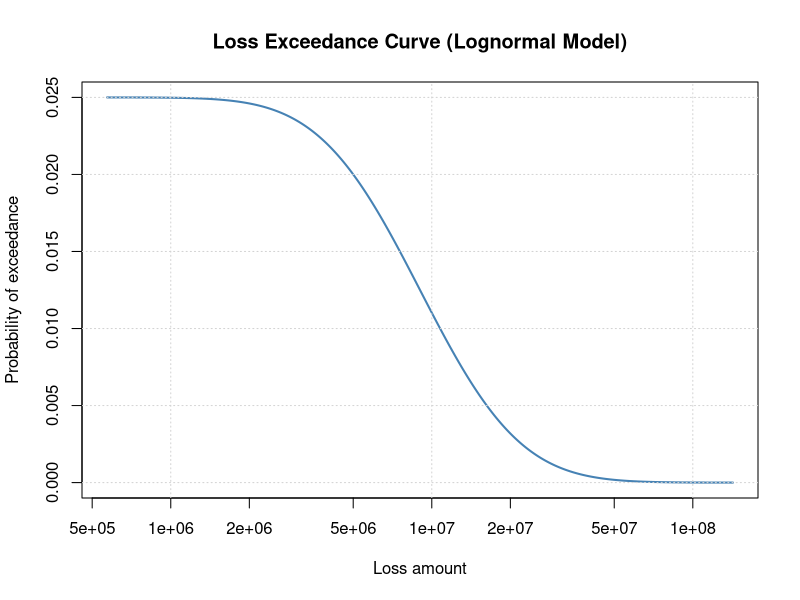

Generate this figure with R:
# Input: Lower and upper 90% estimates (5th and 95th percentiles)
lower <- 2850000     
upper <- 28500000
prob_event <- 0.025  # probability of occurrence

# Constant: width of 90% CI in z-scores
#z_width <- 3.28971

p_low <- 0.05
p_high <- 0.95
z_width <- qnorm(p_high) - qnorm(p_low)

# Derive lognormal parameters (mu, sigma)
mu <- (log(lower) + log(upper)) / 2
sigma <- (log(upper) - log(lower)) / z_width

# Expected loss (same as in your expression)
expected_loss <- exp(mu + 0.5 * sigma^2) * prob_event
cat("Expected loss =", round(expected_loss, 2), "\n")

# Create loss values for plotting (log spaced)
loss_values <- exp(seq(log(lower/5), log(upper*5), length.out = 300))

# Compute exceedance probabilities (P(loss > L))
exceed_prob <- prob_event * (1 - pnorm((log(loss_values) - mu) / sigma))

# Plot exceedance curve
plot(loss_values, exceed_prob, type = "l", log = "x",
     xlab = "Loss amount", ylab = "Probability of exceedance",
     main = "Loss Exceedance Curve (Lognormal Model)",
     lwd = 2, col = "steelblue")

grid()
